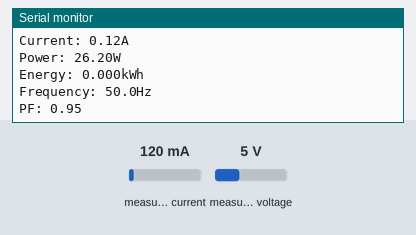
Bench run of a sketch on a simulated ESP32. Parts: the last lines printed to the serial monitor. The test bench sets the inputs (shaded band); at power-on: measured current 120 mA, measured voltage 5 V.

Above: at 1.2 s.
1.3 s: measured current set to 40 mA
At 2.2 s:
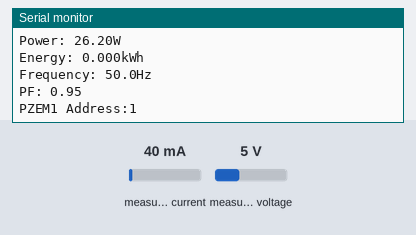
2.8 s: measured voltage set to 0.3 V
At 3.9 s:
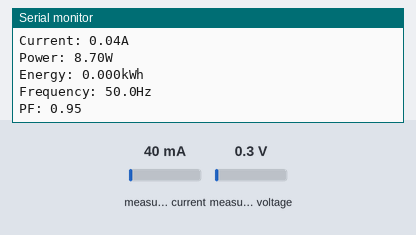
4.3 s: measured current set to 500 mA
At 8.61 s:
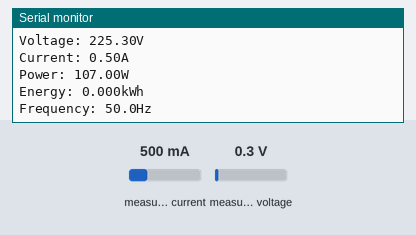
Timing chart, 0 to 10.1 s (numbered marks = the images above; inputs shaded):
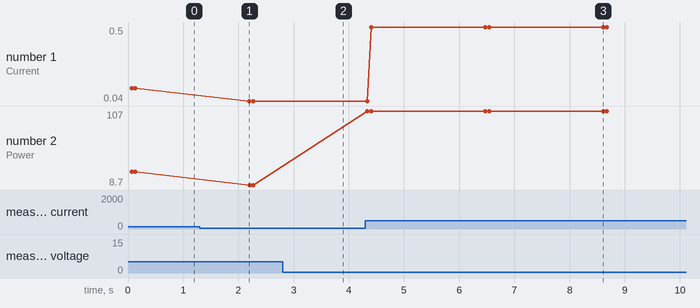

Measured:
- after the input at 4.3 s, the serial monitor: prints a new line at once (image 3)
- plotted number 1: 0.12 → 0.04 after the input at 1.3 s, 0.04 → 0.5 after the input at 4.3 s
- plotted number 2: 26.2 → 8.7 after the input at 1.3 s, 8.7 → 107 after the input at 4.3 s

The sketch:

PZEMHardSerial.ino
```cpp
// (licence header left out)
#include <Arduino.h>
#include "PZEM004Tv30.h"

#if defined(ESP32)
/*************************
 *  ESP32 initialization
 * ---------------------
 *
 * The ESP32 HW Serial interface can be routed to any GPIO pin
 * Here we initialize the PZEM on Serial2 with RX/TX pins 16 and 17
 */
#if !defined(PZEM_RX_PIN) && !defined(PZEM_TX_PIN)
#define PZEM_RX_PIN 16
#define PZEM_TX_PIN 17
#endif

#define PZEM_SERIAL Serial2
#define CONSOLE_SERIAL Serial
PZEM004Tv30 pzem1(PZEM_SERIAL, PZEM_RX_PIN, PZEM_TX_PIN, 0x01);
PZEM004Tv30 pzem2(PZEM_SERIAL, PZEM_RX_PIN, PZEM_TX_PIN, 0x02);
#endif

void setup() {
    // Debugging Serial port
    CONSOLE_SERIAL.begin(115200);

    CONSOLE_SERIAL.println("ESP32 Start");
    CONSOLE_SERIAL.print("PZEM1 Current Address:");     CONSOLE_SERIAL.print(pzem1.readAddress(), HEX);
    CONSOLE_SERIAL.print(" PZEM2 Current Address:");     CONSOLE_SERIAL.println(pzem2.readAddress(), HEX);

    // pzem1.setAddress(0x01);
    // CONSOLE_SERIAL.print("PZEM1 New Address:");     CONSOLE_SERIAL.print(pzem1.readAddress(), HEX);

    // Uncomment in order to reset the internal energy counter
    // pzem1.resetEnergy()
}

void loop() {
    // Print the custom address of the PZEM
    CONSOLE_SERIAL.print("PZEM1 Address:");     CONSOLE_SERIAL.println(pzem1.readAddress(), HEX);
    // Read the data from the sensor
    float pzem1_voltage = pzem1.voltage();
    float pzem1_current = pzem1.current();
    float pzem1_power = pzem1.power();
    float pzem1_energy = pzem1.energy();
    float pzem1_frequency = pzem1.frequency();
    float pzem1_pf = pzem1.pf();

    // Check if the data is valid
    if(isnan(pzem1_voltage)){
        CONSOLE_SERIAL.println("Error reading voltage");
    } else if (isnan(pzem1_current)) {
        CONSOLE_SERIAL.println("Error reading current");
    } else if (isnan(pzem1_power)) {
        CONSOLE_SERIAL.println("Error reading power");
    } else if (isnan(pzem1_energy)) {
        CONSOLE_SERIAL.println("Error reading energy");
    } else if (isnan(pzem1_frequency)) {
        CONSOLE_SERIAL.println("Error reading frequency");
    } else if (isnan(pzem1_pf)) {
        CONSOLE_SERIAL.println("Error reading power factor");
    } else {

        // Print the values to the Serial console
        CONSOLE_SERIAL.print("Voltage: ");      CONSOLE_SERIAL.print(pzem1_voltage);      CONSOLE_SERIAL.println("V");
        CONSOLE_SERIAL.print("Current: ");      CONSOLE_SERIAL.print(pzem1_current);      CONSOLE_SERIAL.println("A");
        CONSOLE_SERIAL.print("Power: ");        CONSOLE_SERIAL.print(pzem1_power);        CONSOLE_SERIAL.println("W");
        CONSOLE_SERIAL.print("Energy: ");       CONSOLE_SERIAL.print(pzem1_energy,3);     CONSOLE_SERIAL.println("kWh");
        CONSOLE_SERIAL.print("Frequency: ");    CONSOLE_SERIAL.print(pzem1_frequency, 1); CONSOLE_SERIAL.println("Hz");
        CONSOLE_SERIAL.print("PF: ");           CONSOLE_SERIAL.println(pzem1_pf);

    }

    // Print the custom address of the PZEM
    CONSOLE_SERIAL.print("PZEM2 Address:");     CONSOLE_SERIAL.println(pzem2.readAddress(), HEX);

    // Read the data from the sensor
    float pzem2_voltage = pzem2.voltage();
    float pzem2_current = pzem2.current();
    float pzem2_power = pzem2.power();
    float pzem2_energy = pzem2.energy();
    float pzem2_frequency = pzem2.frequency();
    float pzem2_pf = pzem2.pf();


    // Check if data is valid
    if(isnan(pzem2_voltage)){
        CONSOLE_SERIAL.println("Error reading voltage");
    } else if (isnan(pzem2_current)) {
        CONSOLE_SERIAL.println("Error reading current");
    } else if (isnan(pzem2_power)) {
        CONSOLE_SERIAL.println("Error reading power");
    } else if (isnan(pzem2_energy)) {
        CONSOLE_SERIAL.println("Error reading energy");
    } else if (isnan(pzem2_frequency)) {
        CONSOLE_SERIAL.println("Error reading frequency");
    } else if (isnan(pzem2_pf)) {
        CONSOLE_SERIAL.println("Error reading power factor");
    } else {

        // Print the values to the Serial console
        CONSOLE_SERIAL.print("Voltage: ");      CONSOLE_SERIAL.print(pzem2_voltage);      CONSOLE_SERIAL.println("V");
        CONSOLE_SERIAL.print("Current: ");      CONSOLE_SERIAL.print(pzem2_current);      CONSOLE_SERIAL.println("A");
        CONSOLE_SERIAL.print("Power: ");        CONSOLE_SERIAL.print(pzem2_power);        CONSOLE_SERIAL.println("W");
        CONSOLE_SERIAL.print("Energy: ");       CONSOLE_SERIAL.print(pzem2_energy,3);     CONSOLE_SERIAL.println("kWh");
        CONSOLE_SERIAL.print("Frequency: ");    CONSOLE_SERIAL.print(pzem2_frequency, 1); CONSOLE_SERIAL.println("Hz");
        CONSOLE_SERIAL.print("PF: ");           CONSOLE_SERIAL.println(pzem2_pf);

    }

    CONSOLE_SERIAL.println();
    delay(2000);
}
```
